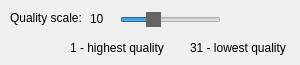
      <widget class="QWidget" name="XvidTab">
       <property name="autoFillBackground">
        <bool>false</bool>
       </property>
       <attribute name="title">
        <string>Xvid</string>
       </attribute>
       <widget class="QLabel" name="XvidLabel">
        <property name="geometry">
         <rect>
          <x>10</x>
          <y>10</y>
          <width>81</width>
          <height>16</height>
         </rect>
        </property>
        <property name="text">
         <string>Quality scale:</string>
        </property>
       </widget>
       <widget class="QLabel" name="XvidText">
        <property name="geometry">
         <rect>
          <x>70</x>
          <y>40</y>
          <width>111</width>
          <height>16</height>
         </rect>
        </property>
        <property name="text">
         <string>1 - highest quality</string>
        </property>
       </widget>
       <widget class="QLabel" name="XvidText2">
        <property name="geometry">
         <rect>
          <x>190</x>
          <y>40</y>
          <width>101</width>
          <height>16</height>
         </rect>
        </property>
        <property name="text">
         <string>31 - lowest quality</string>
        </property>
       </widget>
       <widget class="QSlider" name="XvidVar">
        <property name="geometry">
         <rect>
          <x>120</x>
          <y>12</y>
          <width>101</width>
          <height>16</height>
         </rect>
        </property>
        <property name="styleSheet">
         <string notr="true">QSlider::handle {background-color: rgb(100,100,100)} {border:0px solid black}</string>
        </property>
        <property name="minimum">
         <number>1</number>
        </property>
        <property name="maximum">
         <number>31</number>
        </property>
        <property name="value">
         <number>10</number>
        </property>
        <property name="sliderPosition">
         <number>10</number>
        </property>
        <property name="orientation">
         <enum>Qt::Horizontal</enum>
        </property>
       </widget>
       <widget class="QLabel" name="XvidVarLabel">
        <property name="geometry">
         <rect>
          <x>90</x>
          <y>12</y>
          <width>47</width>
          <height>13</height>
         </rect>
        </property>
        <property name="text">
         <string>10</string>
        </property>
       </widget>
       <zorder>XvidLabel</zorder>
       <zorder>XvidText</zorder>
       <zorder>XvidText2</zorder>
       <zorder>XvidVarLabel</zorder>
       <zorder>XvidVar</zorder>
      </widget>
